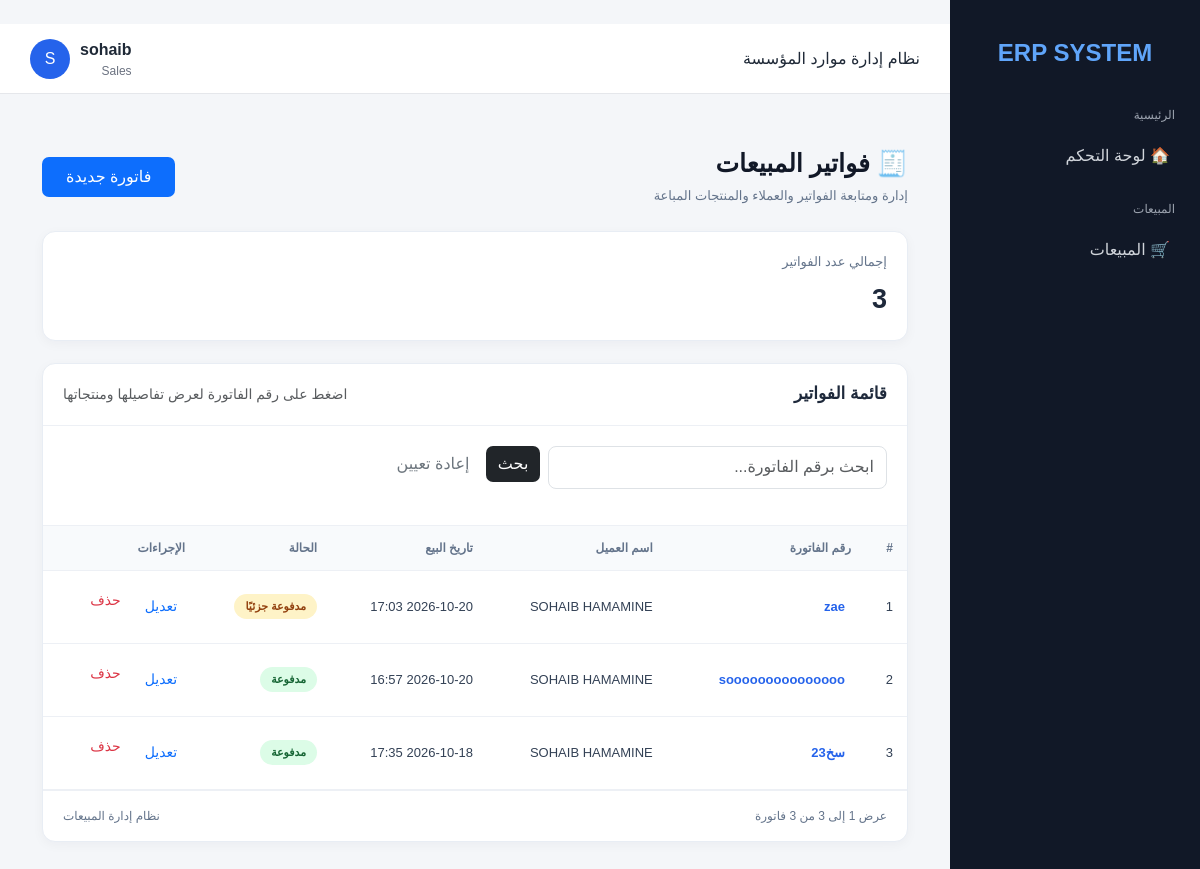
The page /sales/ (signed in) on the database its author committed.
### accounts/models.py (models this page shows, shortened)
class User(AbstractUser):
    class Role(models.TextChoices):
        ADMIN = "ADMIN", "Administrator"
        MANAGER = "MANAGER", "Manager"
        ACCOUNTANT = "ACCOUNTANT", "Accountant"
        SALES = "SALES", "Sales"
        WAREHOUSE = "WAREHOUSE", "Warehouse"
    role = models.CharField(
        max_length=20,
        choices=Role.choices,
        default=Role.SALES,
    )
    phone = models.CharField(
        max_length=30,
        blank=True,
    )

### sales/models.py (models this page shows, shortened)
class Sale(models.Model):
    invoice_number = models.CharField(
        max_length=50,
        unique=True,
        verbose_name="رقم الفاتورة"
    )
    customer = models.ForeignKey(
        Customer,
        on_delete=models.PROTECT,
        related_name="sales",
        verbose_name="العميل"
    )
    sale_date = models.DateTimeField(
        auto_now_add=True,
        verbose_name="تاريخ البيع"
    )
    total_amount = models.DecimalField(
        max_digits=12,
        decimal_places=2,
        default=0,
        verbose_name="الإجمالي"
    )
    paid_amount = models.DecimalField(
        max_digits=12,
        decimal_places=2,
        default=0,
        verbose_name="المبلغ المدفوع"
    )
    notes = models.TextField(
        blank=True,
        verbose_name="ملاحظات"
    )
    STATUS_CHOICES = [
        ("paid", "مدفوعة"),
        ("pending", "معلقة"),
        ("partial", "مدفوعة جزئياً"),
    ]
    status = models.CharField(
        max_length=20,
        choices=STATUS_CHOICES,
        default="pending",
        verbose_name="الحالة"
    )
    created_at = models.DateTimeField(
        auto_now_add=True
    )
    updated_at = models.DateTimeField(
        auto_now=True
    )
    class Meta:
        verbose_name = "فاتورة بيع"
        verbose_name_plural = "فواتير المبيعات"
        ordering = ["-sale_date"]

### customers/models.py (models this page shows)
class Customer(models.Model):
    name = models.CharField(
        max_length=200,
        verbose_name="اسم العميل"
    )
    phone = models.CharField(
        max_length=30,
        blank=True,
        verbose_name="الهاتف"
    )
    email = models.EmailField(
        blank=True,
        verbose_name="البريد الإلكتروني"
    )
    address = models.TextField(
        blank=True,
        verbose_name="العنوان"
    )
    notes = models.TextField(
        blank=True,
        verbose_name="ملاحظات"
    )
    balance = models.DecimalField(
        max_digits=12,
        decimal_places=2,
        default=0,
        verbose_name="الرصيد"
    )
    is_active = models.BooleanField(
        default=True,
        verbose_name="نشط"
    )
    created_at = models.DateTimeField(
        auto_now_add=True
    )
    updated_at = models.DateTimeField(
        auto_now=True
    )
    class Meta:
        verbose_name = "عميل"
        verbose_name_plural = "العملاء"
        ordering = ["name"]
    def __str__(self):
        return self.name

### sales/views.py (the view)
# urls.py: path("", views.sale_list, name="list"),
@login_required
@permission_required("sales.view_sale", raise_exception=True)
def sale_list(request):
    sales = (
        Sale.objects
        .select_related("customer")
        .prefetch_related("items__product")
        .order_by("-sale_date", "-pk")
    )
    search = request.GET.get("search", "").strip()
    if search:
        sales = sales.filter(
            invoice_number__icontains=search
        )
    paginator = Paginator(sales, 5)
    page_obj = paginator.get_page(request.GET.get("page"))
    return render(request, "sales/list.html", {
        "sales": page_obj.object_list,
        "page_obj": page_obj,
        "search": search,
    })

### templates/sales/list.html (shortened to what this page needs)
{% extends "base.html" %}
{% block content %}
<div class="container-fluid py-4" dir="rtl">
<div class="sales-page">
    <div class="sales-heading">
        <div>
            <h1>🧾 فواتير المبيعات</h1>
            <p>إدارة ومتابعة الفواتير والعملاء والمنتجات المباعة</p>
        </div>
        <button type="button"
                class="btn btn-primary px-4 py-2"
                data-bs-toggle="modal"
                data-bs-target="#saleModal">
            فاتورة جديدة
        </button>
    </div>
    <div class="sales-stat">
        <div class="sales-stat-label">إجمالي عدد الفواتير</div>
        <div class="sales-stat-value">
            {{ page_obj.paginator.count }}
        </div>
    </div>
    <div class="sales-table-card">
        <div class="sales-card-header">
            <h5>قائمة الفواتير</h5>
            <span class="text-muted small">
                اضغط على رقم الفاتورة لعرض تفاصيلها ومنتجاتها
            </span>
        </div>
        <div class="sales-search">
            <form method="get"
                  action="{% url 'sales:list' %}"
                  class="row g-2">
                <div class="col-md-5">
                    <input type="text"
                           name="search"
                           class="form-control"
                           placeholder="ابحث برقم الفاتورة..."
                           value="{{ search|default:'' }}">
                </div>
                <div class="col-auto">
                    <button type="submit" class="btn btn-dark">
                        بحث
                    </button>
                    <a href="{% url 'sales:list' %}"
                       class="btn btn-outline-secondary">
                        إعادة تعيين
                    </a>
                </div>
            </form>
        </div>
        <div class="sales-table-wrap">
            <table class="sales-table">
                <thead>
                    <tr>
                        <th>#</th>
                        <th>رقم الفاتورة</th>
                        <th>اسم العميل</th>
                        <th>تاريخ البيع</th>
                        <th>الحالة</th>
                        <th>الإجراءات</th>
                    </tr>
                </thead>
                <tbody>
                {% for sale in sales %}
                    <tr>
                        <td>
                            {{ page_obj.start_index|add:forloop.counter0 }}
                        </td>
                        <td>
                            <button type="button"
                                    class="invoice-link"
                                    data-sale-detail="{% url 'sales:detail' sale.pk %}"
                                    data-sale-number="{{ sale.invoice_number }}">
                                {{ sale.invoice_number }}
                            </button>
                        </td>
                        <td>
                            {{ sale.customer|default:"بدون عميل" }}
                        </td>
                        <td>
                            {{ sale.sale_date|date:"Y-m-d H:i" }}
                        </td>
                        <td>
                            {% if sale.status == "paid" %}
                                <span class="sales-status sales-status-paid">
                                    مدفوعة
                                </span>
                            {% elif sale.status == "partial" %}
                                <span class="sales-status sales-status-partial">
                                    مدفوعة جزئيًا
                                </span>
                            {% else %}
                                <span class="sales-status sales-status-pending">
                                    معلقة
                                </span>
                            {% endif %}
                        </td>
                        <td>
                            <div class="d-flex align-items-center gap-2">
                                <a href="{% url 'sales:edit' sale.pk %}"
                                   class="btn btn-sm btn-outline-primary">
                                    تعديل
                                </a>
                                <form method="post"
                                      action="{% url 'sales:delete' sale.pk %}"
                                      onsubmit="return confirm('هل أنت متأكد من حذف الفاتورة؟');">
                                    <button type="submit"
                                            class="btn btn-sm btn-outline-danger">
                                        حذف
                                    </button>
                                </form>
                            </div>
                        </td>
                    </tr>
                {% endfor %}
                </tbody>
            </table>
        </div>
        <div class="sales-footer">
            <span>
                {% if page_obj.paginator.count %}
                    عرض {{ page_obj.start_index }} إلى
                    من {{ page_obj.paginator.count }} فاتورة
                {% else %}
                    لا توجد فواتير للعرض
                {% endif %}
            </span>
            <span>نظام إدارة المبيعات</span>
        </div>
    </div>
</div>
</div>
{% endblock %}

### templates/base.html (shortened to what this page needs)
<!DOCTYPE html>
<html lang="ar" dir="rtl">
<head>
    <link
        href="https://cdn.jsdelivr.net/npm/bootstrap@5.3.3/dist/css/bootstrap.rtl.min.css"
        rel="stylesheet">
</head>
<body>
<div class="layout">
    <aside class="sidebar">
        <div class="logo">
            ERP SYSTEM
        </div>
        <div class="menu">
            <div class="menu-title">الرئيسية</div>
            <a href="/">🏠 لوحة التحكم</a>
            {% if request.user.role == "ADMIN" or request.user.role == "MANAGER" or perms.sales.view_sale %}
                <div class="menu-title">المبيعات</div>
                <a href="/sales/">🛒 المبيعات</a>
            {% endif %}
        </div>
    </aside>
    <main class="main">
        <header class="topbar">
            <div>
                نظام إدارة موارد المؤسسة
            </div>
            <div class="user">
                {% if request.user.is_authenticated %}
                    <div>
                        <strong>{{ request.user.username }}</strong>
                        <div style="font-size: 12px; color: #6b7280;">
                            {{ request.user.get_role_display }}
                        </div>
                    </div>
                    <div class="avatar">
                        {{ request.user.username|first|upper }}
                    </div>
                {% endif %}
            </div>
        </header>
        <section class="content">
            {% block content %}
            {% endblock %}
        </section>
    </main>
</div>
</body>
</html>

### templates/base.html (style rules this page uses)
* { box-sizing: border-box; }
body { margin: 0; font-family: Tahoma, Arial, sans-serif; background: #f4f6f9; color: #1f2937; }
.layout { display: flex; min-height: 100vh; }
.sidebar { width: 250px; background: #111827; color: white; padding: 20px 15px; position: fixed; right: 0; top: 0; bottom: 0; overflow-y: auto; z-index: 100; }
.logo { font-size: 24px; font-weight: bold; text-align: center; padding: 15px; margin-bottom: 20px; color: #60a5fa; }
.menu-title { font-size: 12px; color: #9ca3af; margin: 20px 10px 8px; }
.menu a { display: block; padding: 12px 15px; margin-bottom: 5px; border-radius: 8px; color: #d1d5db; text-decoration: none; transition: .2s; }
.main { margin-right: 250px; width: calc(100% - 250px); min-width: 0; }
.topbar { min-height: 70px; background: white; display: flex; align-items: center; justify-content: space-between; gap: 15px; padding: 12px 30px; border-bottom: 1px solid #e5e7eb; }
.user { display: flex; align-items: center; gap: 10px; }
.avatar { width: 40px; height: 40px; flex-shrink: 0; border-radius: 50%; background: #2563eb; color: white; display: flex; align-items: center; justify-content: center; }
.content { padding: 30px; min-width: 0; }
.btn { border: none; border-radius: 7px; cursor: pointer; text-decoration: none; }
.content table { width: 100%; border-collapse: collapse; background: white; }
.content th, .content td { padding: 15px; border-bottom: 1px solid #eee; text-align: right; }
.content th { background: #f8fafc; color: #475569; }

### templates/sales/list.html (style rules this page uses)
.sales-page { direction: rtl; max-width: 1500px; margin: 0 auto; }
.sales-heading { display: flex; justify-content: space-between; align-items: center; gap: 15px; flex-wrap: wrap; margin-bottom: 25px; }
.sales-heading h1 { font-size: 25px; font-weight: 800; color: #111827; margin-bottom: 8px; }
.sales-heading p { color: #64748b; margin-bottom: 0; font-size: 13px; }
.sales-stat, .sales-table-card { background: #fff; border: 1px solid #e8edf4; border-radius: 13px; box-shadow: 0 3px 12px rgba(15, 23, 42, .04); }
.sales-stat { padding: 20px; margin-bottom: 22px; }
.sales-stat-label { color: #64748b; font-size: 13px; margin-bottom: 8px; }
.sales-stat-value { color: #1e293b; font-size: 27px; font-weight: 800; }
.sales-card-header { padding: 20px; border-bottom: 1px solid #edf0f5; display: flex; justify-content: space-between; align-items: center; gap: 12px; flex-wrap: wrap; }
.sales-card-header h5 { margin: 0; font-size: 17px; font-weight: 800; color: #1e293b; }
.sales-search { padding: 20px; border-bottom: 1px solid #edf0f5; }
.sales-search .form-control { min-height: 43px; border-radius: 8px; }
.sales-table-wrap { width: 100%; overflow-x: auto; }
.sales-table { width: 100%; min-width: 700px; border-collapse: collapse; margin: 0; background: #fff; }
.sales-table th, .sales-table td { padding: 15px 14px; text-align: right; vertical-align: middle; border-bottom: 1px solid #edf0f5; white-space: nowrap; }
.sales-table th { background: #f8fafc; color: #64748b; font-size: 12px; font-weight: 800; }
.sales-table td { color: #334155; font-size: 13px; }
.invoice-link { border: none; background: transparent; color: #2563eb; font: inherit; font-weight: 800; cursor: pointer; }
.sales-status { display: inline-block; padding: 6px 11px; border-radius: 20px; font-size: 11px; font-weight: 700; }
.sales-status-paid { background: #dcfce7; color: #166534; }
.sales-status-partial { background: #fef3c7; color: #92400e; }
.sales-footer { display: flex; justify-content: space-between; gap: 12px; flex-wrap: wrap; padding: 16px 20px; border-top: 1px solid #edf0f5; color: #64748b; font-size: 12px; }

### rows shown on the page
User: user.username "sohaib", user.role "Sales", user.username|first "S"
Sale: start_index|add "1", invoice_number "zae", customer "SOHAIB HAMAMINE", sale_date "2026-10-20 17:03", status "مدفوعة جزئيًا"
Sale: start_index|add "2", invoice_number "sooooooooooooooo", customer "SOHAIB HAMAMINE", sale_date "2026-10-20 16:57", status "مدفوعة"
Sale: start_index|add "3", invoice_number "سخ23", customer "SOHAIB HAMAMINE", sale_date "2026-10-18 17:35", status "مدفوعة"

### other values the page prints
{{ page_obj.paginator.count }} "3"
